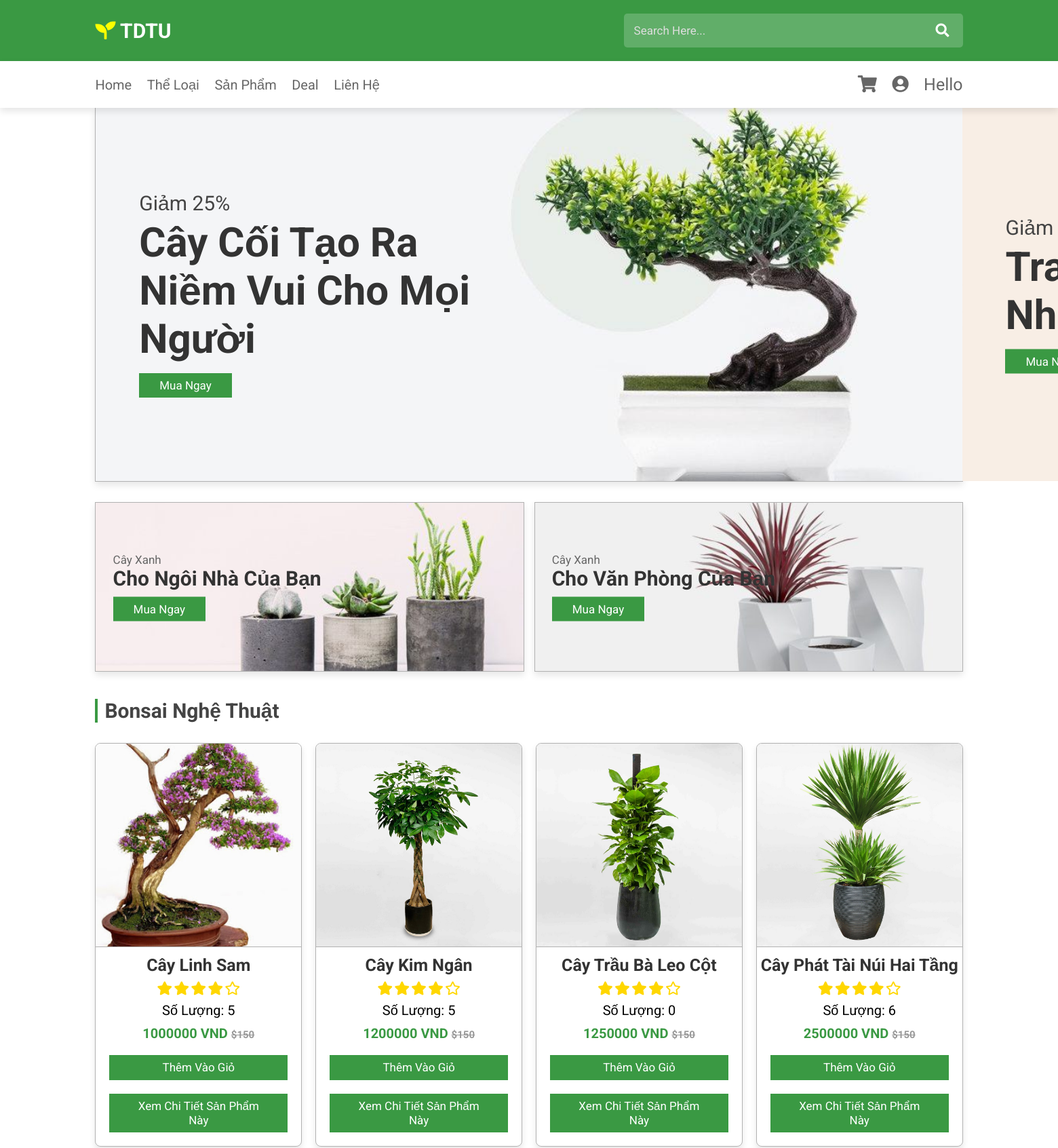
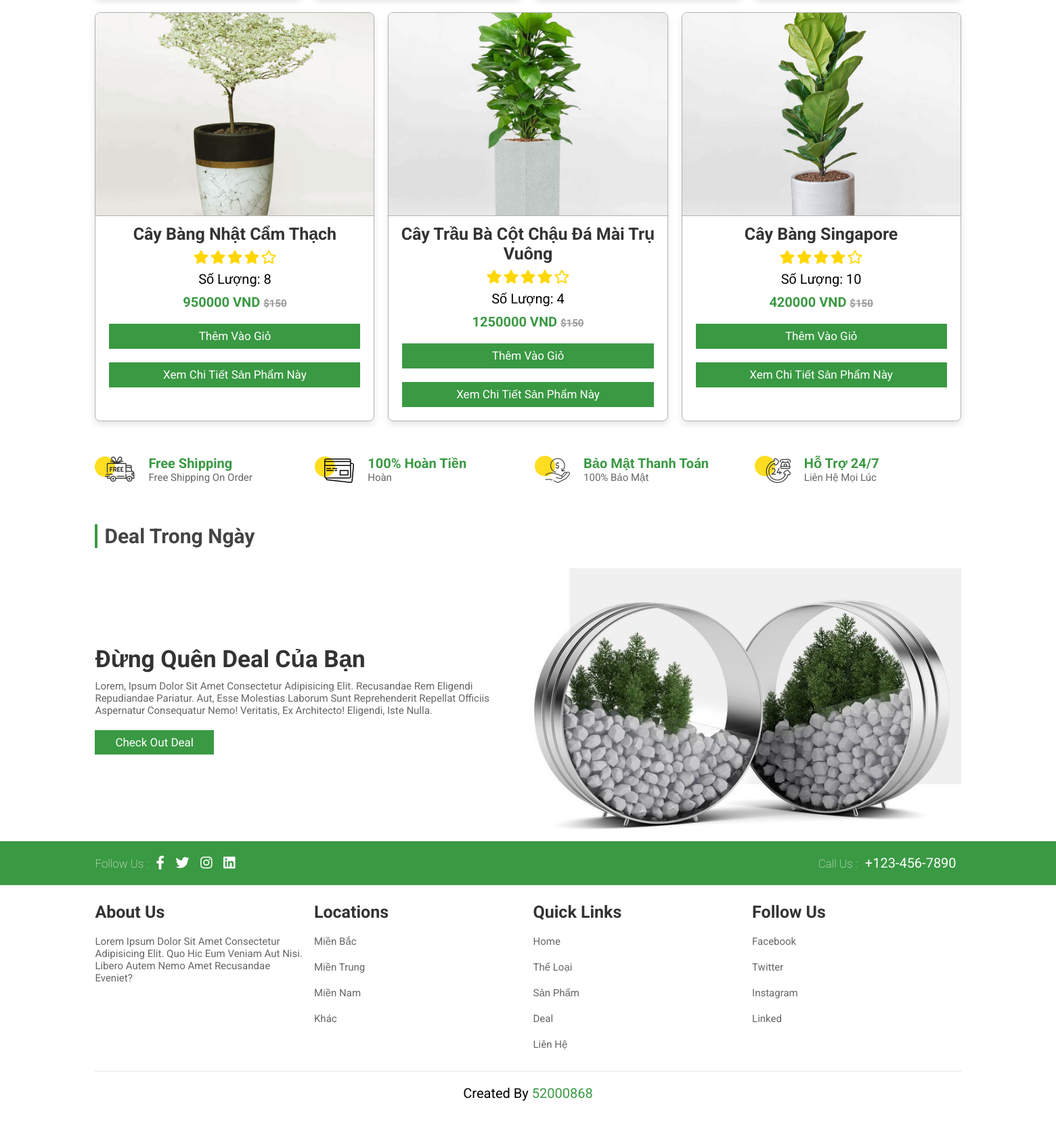
/customers/bonsai.php, run on the app's committed database (2 pictures, top to bottom).
### tables this page shows
create table bonsai(
	bonsai_id int primary key auto_increment,
    bonsai_name varchar(50),
    bonsai_img varchar(50),
    type_id int,
    describe_bonsai varchar(500),
    amount int,
    price float,
    status_id int
);

### customers/bonsai.php (the view, shortened to what this page needs)
<?php
require '../config/connectDB.php';
?>
<!DOCTYPE html>
<html lang="en">
<head>
    <link rel="stylesheet" href="https://unpkg.com/swiper/swiper-bundle.min.css" />
    <link rel="stylesheet" href="https://cdnjs.cloudflare.com/ajax/libs/font-awesome/5.15.3/css/all.min.css">
    <link rel="stylesheet" href="../css/style.css">
</head>
<body>
<header>
    <div class="header-2">
        <a href="#" class="logo"> <i class="fas fa-seedling"></i> TDTU </a>
        <form action="" class="search-bar-container">
            <input type="search" id="search-bar" placeholder="search here...">
            <label for="search-bar" class="fas fa-search"></label>
        </form>
    </div>
    <div class="header-3">
        <nav class="navbar">
            <a href="index.php">home</a>
            <a href="#category">Thể loại</a>
            <a href="#product">Sản phẩm</a>
            <a href="#deal">deal</a>
            <a href="#contact">Liên hệ</a>
        </nav>
        <div class="icons">
            <a href="cart.php" class="fas fa-shopping-cart" id="name"></a>
            <a href="../login.php" class="fas fa-user-circle"></a>
            <a>Hello <?php echo $_SESSION['username'];?></a>
        </div>
    </div>
</header>
<section class="home" id="home">
    <div class="swiper-container home-slider">
        <div class="swiper-wrapper">
            <div class="swiper-slide">
                <div class="box" style="background: url(../uploads/slider1.jpg);">
                    <div class="content">
                        <span>Giảm 25%</span>
                        <h3>Cây cối tạo ra niềm vui cho mọi người</h3>
                        <a href="#" class="btn">Mua ngay</a>
                    </div>
                </div>
            </div>
            <div class="swiper-slide">
                <div class="box" style="background: url(../uploads/slider2.jpg);">
                    <div class="content">
                        <span>Giảm 30%</span>
                        <h3>Trang trí ngôi nhà của bạn</h3>
                        <a href="#" class="btn">Mua ngay</a>
                    </div>
                </div>
            </div>
        </div>
    </div>
</section>
<section class="banner-container">
    <div class="banner">
        <img src="../uploads/banner1.jpg" alt="">
        <div class="content">
            <span>Cây xanh</span>
            <h3>Cho ngôi nhà của bạn</h3>
            <a href="#" class="btn">Mua ngay</a>
        </div>
    </div>
    <div class="banner">
        <img src="../uploads/banner2.jpg" alt="">
        <div class="content">
            <span>Cây xanh</span>
            <h3>Cho văn phòng của bạn</h3>
            <a href="#" class="btn">Mua ngay</a>
        </div>
    </div>
</section>
<section class="product" id="product">
    <h1 class="heading">Bonsai Nghệ Thuật</h1>
    <div class="box-container">
        <?php
        $query ="select * from bonsai where type_id=3";
        $query_run = mysqli_query($conn,$query);
        if(mysqli_num_rows($query_run) > 0){
            foreach($query_run as $bonsai){
                ?>
                <div class="box">
                    <img src="<?= $bonsai['bonsai_img'] ?>">
                    <h3><?=  $bonsai['bonsai_name']?></h3>
                    <div class="stars">
                        <i class="fas fa-star"></i>
                        <i class="fas fa-star"></i>
                        <i class="fas fa-star"></i>
                        <i class="fas fa-star"></i>
                        <i class="far fa-star"></i>
                    </div>
                    <div class="quantity">
                        <span> Số lượng: <?=$bonsai['amount'];?> </span>
                    </div>
                    <div class="price"><?= $bonsai['price'];?> VND <span> $150</span></div>
                    <form action="cart.php" method="POST">
                        <a href="cart.php?pid=<?= $bonsai['bonsai_id'] ?>" class="btn">Thêm vào giỏ</a>
                    </form>
                    <form action="info.php" method="POST">
                        <a href="info.php?id=<?= $bonsai['bonsai_id'] ?>" class="btn btn-warning info" id="info">Xem chi tiết sản phẩm này</a>
                    </form>
                </div>
                <?php
            }
        }
        ?>
    </div>
</section>
<section class="icons-container">
    <div class="icon">
        <img src="../uploads/icon1.png" alt="">
        <div class="content">
            <h3>free shipping</h3>
            <p>Free shipping on order</p>
        </div>
    </div>
    <div class="icon">
        <img src="../uploads/icon2.png" alt="">
        <div class="content">
            <h3>100% Hoàn Tiền</h3>
            <p>Hoàn </p>
        </div>
    </div>
    <div class="icon">
        <img src="../uploads/icon3.png" alt="">
        <div class="content">
            <h3>Bảo mật thanh toán</h3>
            <p>100% bảo mật</p>
        </div>
    </div>
    <div class="icon">
        <img src="../uploads/icon4.png" alt="">
        <div class="content">
            <h3>Hỗ trợ 24/7</h3>
            <p>Liên hệ mọi lúc</p>
        </div>
    </div>
</section>
<section class="deal" id="deal">
    <h1 class="heading"> deal trong ngày </h1>
    <div class="row">
        <div class="content">
            <h3 class="title">đừng quên deal của bạn</h3>
            <p>Lorem, ipsum dolor sit amet consectetur adipisicing elit. Recusandae rem eligendi repudiandae pariatur. Aut, esse molestias laborum sunt reprehenderit repellat officiis aspernatur consequatur nemo! Veritatis, ex architecto! Eligendi, iste nulla.</p>
            <a href="#" class="btn">check out deal</a>
        </div>
        <div class="image">
            <img src="../uploads/deal-img.jpg" alt="">
        </div>
    </div>
</section>
<div class="header-1">
    <div class="share">
        <span> follow us : </span>
        <a href="#" class="fab fa-facebook-f"></a>
        <a href="#" class="fab fa-twitter"></a>
        <a href="#" class="fab fa-instagram"></a>
        <a href="#" class="fab fa-linkedin"></a>
    </div>
    <div class="call">
        <span> call us : </span>
        <a href="#">+123-456-7890</a>
    </div>
</div>
<section class="footer">
    <div class="box-container">
        <div class="box">
            <h3>about us</h3>
            <p>Lorem ipsum dolor sit amet consectetur adipisicing elit. Quo hic eum veniam aut nisi. Libero autem nemo amet recusandae eveniet?</p>
        </div>
        <div class="box">
            <h3>Locations</h3>
            <a href="#">Miền Bắc</a>
            <a href="#">Miền Trung</a>
            <a href="#">Miền Nam</a>
            <a href="#">Khác</a>
        </div>
        <div class="box">
            <h3>quick links</h3>
            <a href="#">Home</a>
            <a href="#">Thể Loại</a>
            <a href="#">Sản phẩm</a>
            <a href="#">deal</a>
            <a href="#">Liên hệ</a>
        </div>
        <div class="box">
            <h3>follow us</h3>
            <a href="#">facebook</a>
            <a href="#">twitter</a>
            <a href="#">instagram</a>
            <a href="#">linked</a>
        </div>
    </div>
    <h1 class="credit"> created by <span> 52000868 </span> </h1>
</section>
</body>
</html>

### data on the page
bonsai: bonsai_img (picture), bonsai_name "Cây Linh Sam", amount "5", price "1000000"
bonsai: bonsai_img (picture), bonsai_name "Cây Kim Ngân", amount "5", price "1200000"
bonsai: bonsai_img (picture), bonsai_name "Cây Trầu Bà Leo Cột", amount "0", price "1250000"
bonsai: bonsai_img (picture), bonsai_name "Cây Phát Tài Núi Hai Tầng", amount "6", price "2500000"
bonsai: bonsai_img (picture), bonsai_name "Cây Bàng Nhật Cẩm Thạch", amount "8", price "950000"
bonsai: bonsai_img (picture), bonsai_name "Cây Trầu Bà Cột Chậu Đá Mài Trụ Vuông", amount "4", price "1250000"
bonsai: bonsai_img (picture), bonsai_name "Cây Bàng Singapore", amount "10", price "420000"
